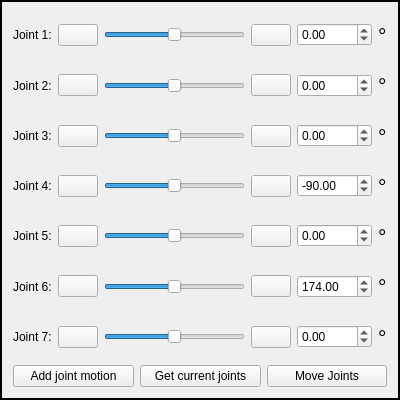
   <widget class="QFrame" name="frame_4">
    <property name="geometry">
     <rect>
      <x>730</x>
      <y>140</y>
      <width>400</width>
      <height>400</height>
     </rect>
    </property>
    <property name="sizePolicy">
     <sizepolicy hsizetype="Fixed" vsizetype="Fixed">
      <horstretch>0</horstretch>
      <verstretch>0</verstretch>
     </sizepolicy>
    </property>
    <property name="minimumSize">
     <size>
      <width>400</width>
      <height>400</height>
     </size>
    </property>
    <property name="maximumSize">
     <size>
      <width>400</width>
      <height>400</height>
     </size>
    </property>
    <property name="frameShape">
     <enum>QFrame::Box</enum>
    </property>
    <property name="lineWidth">
     <number>2</number>
    </property>
    <layout class="QVBoxLayout" name="verticalLayout_9">
     <item>
      <layout class="QHBoxLayout" name="horizontalLayout_15">
       <property name="leftMargin">
        <number>0</number>
       </property>
       <property name="rightMargin">
        <number>0</number>
       </property>
       <item>
        <widget class="QLabel" name="label_24">
         <property name="text">
          <string>Joint 1:</string>
         </property>
        </widget>
       </item>
       <item>
        <widget class="QPushButton" name="buttonLeft_1">
         <property name="text">
          <string/>
         </property>
         <property name="icon">
          <iconset resource="Resources.qrc">
           <normaloff>:/images/arrow_left.png</normaloff>:/images/arrow_left.png</iconset>
         </property>
        </widget>
       </item>
       <item>
        <widget class="QSlider" name="slider_1">
         <property name="minimum">
          <number>-16600</number>
         </property>
         <property name="maximum">
          <number>16600</number>
         </property>
         <property name="orientation">
          <enum>Qt::Horizontal</enum>
         </property>
        </widget>
       </item>
       <item>
        <widget class="QPushButton" name="buttonRight_1">
         <property name="text">
          <string/>
         </property>
         <property name="icon">
          <iconset resource="Resources.qrc">
           <normaloff>:/images/arrow_right.png</normaloff>:/images/arrow_right.png</iconset>
         </property>
        </widget>
       </item>
       <item>
        <widget class="QDoubleSpinBox" name="spinBox_1">
         <property name="sizePolicy">
          <sizepolicy hsizetype="Fixed" vsizetype="Fixed">
           <horstretch>0</horstretch>
           <verstretch>0</verstretch>
          </sizepolicy>
         </property>
         <property name="minimumSize">
          <size>
           <width>75</width>
           <height>0</height>
          </size>
         </property>
         <property name="maximumSize">
          <size>
           <width>75</width>
           <height>16777215</height>
          </size>
         </property>
         <property name="minimum">
          <double>-166.000000000000000</double>
         </property>
         <property name="maximum">
          <double>166.000000000000000</double>
         </property>
         <property name="singleStep">
          <double>0.010000000000000</double>
         </property>
        </widget>
       </item>
       <item>
        <widget class="QLabel" name="label_25">
         <property name="font">
          <font>
           <pointsize>16</pointsize>
          </font>
         </property>
         <property name="text">
          <string>°</string>
         </property>
        </widget>
       </item>
      </layout>
     </item>
     <item>
      <layout class="QHBoxLayout" name="horizontalLayout_16">
       <property name="leftMargin">
        <number>0</number>
       </property>
       <property name="rightMargin">
        <number>0</number>
       </property>
       <item>
        <widget class="QLabel" name="label_26">
         <property name="text">
          <string>Joint 2:</string>
         </property>
        </widget>
       </item>
       <item>
        <widget class="QPushButton" name="buttonLeft_2">
         <property name="text">
          <string/>
         </property>
         <property name="icon">
          <iconset resource="Resources.qrc">
           <normaloff>:/images/arrow_left.png</normaloff>:/images/arrow_left.png</iconset>
         </property>
        </widget>
       </item>
       <item>
        <widget class="QSlider" name="slider_2">
         <property name="minimum">
          <number>-10100</number>
         </property>
         <property name="maximum">
          <number>10100</number>
         </property>
         <property name="orientation">
          <enum>Qt::Horizontal</enum>
         </property>
        </widget>
       </item>
       <item>
        <widget class="QPushButton" name="buttonRight_2">
         <property name="text">
          <string/>
         </property>
         <property name="icon">
          <iconset resource="Resources.qrc">
           <normaloff>:/images/arrow_right.png</normaloff>:/images/arrow_right.png</iconset>
         </property>
        </widget>
       </item>
       <item>
        <widget class="QDoubleSpinBox" name="spinBox_2">
         <property name="sizePolicy">
          <sizepolicy hsizetype="Fixed" vsizetype="Fixed">
           <horstretch>0</horstretch>
           <verstretch>0</verstretch>
          </sizepolicy>
         </property>
         <property name="minimumSize">
          <size>
           <width>75</width>
           <height>0</height>
          </size>
         </property>
         <property name="maximumSize">
          <size>
           <width>75</width>
           <height>16777215</height>
          </size>
         </property>
         <property name="minimum">
          <double>-101.000000000000000</double>
         </property>
         <property name="maximum">
          <double>101.000000000000000</double>
         </property>
         <property name="singleStep">
          <double>0.010000000000000</double>
         </property>
        </widget>
       </item>
       <item>
        <widget class="QLabel" name="label_27">
         <property name="font">
          <font>
           <pointsize>16</pointsize>
          </font>
         </property>
         <property name="text">
          <string>°</string>
         </property>
        </widget>
       </item>
      </layout>
     </item>
     <item>
      <layout class="QHBoxLayout" name="horizontalLayout_17">
       <property name="leftMargin">
        <number>0</number>
       </property>
       <property name="rightMargin">
        <number>0</number>
       </property>
       <item>
        <widget class="QLabel" name="label_28">
         <property name="text">
          <string>Joint 3:</string>
         </property>
        </widget>
       </item>
       <item>
        <widget class="QPushButton" name="buttonLeft_3">
         <property name="text">
          <string/>
         </property>
         <property name="icon">
          <iconset resource="Resources.qrc">
           <normaloff>:/images/arrow_left.png</normaloff>:/images/arrow_left.png</iconset>
         </property>
        </widget>
       </item>
       <item>
        <widget class="QSlider" name="slider_3">
         <property name="minimum">
          <number>-16600</number>
         </property>
         <property name="maximum">
          <number>16600</number>
         </property>
         <property name="orientation">
          <enum>Qt::Horizontal</enum>
         </property>
        </widget>
       </item>
       <item>
        <widget class="QPushButton" name="buttonRight_3">
         <property name="text">
          <string/>
         </property>
         <property name="icon">
          <iconset resource="Resources.qrc">
           <normaloff>:/images/arrow_right.png</normaloff>:/images/arrow_right.png</iconset>
         </property>
        </widget>
       </item>
       <item>
        <widget class="QDoubleSpinBox" name="spinBox_3">
         <property name="sizePolicy">
          <sizepolicy hsizetype="Fixed" vsizetype="Fixed">
           <horstretch>0</horstretch>
           <verstretch>0</verstretch>
          </sizepolicy>
         </property>
         <property name="minimumSize">
          <size>
           <width>75</width>
           <height>0</height>
          </size>
         </property>
         <property name="maximumSize">
          <size>
           <width>75</width>
           <height>16777215</height>
          </size>
         </property>
         <property name="minimum">
          <double>-166.000000000000000</double>
         </property>
         <property name="maximum">
          <double>166.000000000000000</double>
         </property>
         <property name="singleStep">
          <double>0.010000000000000</double>
         </property>
        </widget>
       </item>
       <item>
        <widget class="QLabel" name="label_29">
         <property name="font">
          <font>
           <pointsize>16</pointsize>
          </font>
         </property>
         <property name="text">
          <string>°</string>
         </property>
        </widget>
       </item>
      </layout>
     </item>
     <item>
      <layout class="QHBoxLayout" name="horizontalLayout_12">
       <property name="leftMargin">
        <number>0</number>
       </property>
       <property name="rightMargin">
        <number>0</number>
       </property>
       <item>
        <widget class="QLabel" name="label_18">
         <property name="text">
          <string>Joint 4:</string>
         </property>
        </widget>
       </item>
       <item>
        <widget class="QPushButton" name="buttonLeft_4">
         <property name="text">
          <string/>
         </property>
         <property name="icon">
          <iconset resource="Resources.qrc">
           <normaloff>:/images/arrow_left.png</normaloff>:/images/arrow_left.png</iconset>
         </property>
        </widget>
       </item>
       <item>
        <widget class="QSlider" name="slider_4">
         <property name="minimum">
          <number>-17600</number>
         </property>
         <property name="maximum">
          <number>-400</number>
         </property>
         <property name="sliderPosition">
          <number>-9000</number>
         </property>
         <property name="orientation">
          <enum>Qt::Horizontal</enum>
         </property>
        </widget>
       </item>
       <item>
        <widget class="QPushButton" name="buttonRight_4">
         <property name="text">
          <string/>
         </property>
         <property name="icon">
          <iconset resource="Resources.qrc">
           <normaloff>:/images/arrow_right.png</normaloff>:/images/arrow_right.png</iconset>
         </property>
        </widget>
       </item>
       <item>
        <widget class="QDoubleSpinBox" name="spinBox_4">
         <property name="sizePolicy">
          <sizepolicy hsizetype="Fixed" vsizetype="Fixed">
           <horstretch>0</horstretch>
           <verstretch>0</verstretch>
          </sizepolicy>
         </property>
         <property name="minimumSize">
          <size>
           <width>75</width>
           <height>0</height>
          </size>
         </property>
         <property name="maximumSize">
          <size>
           <width>75</width>
           <height>16777215</height>
          </size>
         </property>
         <property name="minimum">
          <double>-176.000000000000000</double>
         </property>
         <property name="maximum">
          <double>-4.000000000000000</double>
         </property>
         <property name="singleStep">
          <double>0.010000000000000</double>
         </property>
         <property name="value">
          <double>-90.000000000000000</double>
         </property>
        </widget>
       </item>
       <item>
        <widget class="QLabel" name="label_19">
         <property name="font">
          <font>
           <pointsize>16</pointsize>
          </font>
         </property>
         <property name="text">
          <string>°</string>
         </property>
        </widget>
       </item>
      </layout>
     </item>
     <item>
      <layout class="QHBoxLayout" name="horizontalLayout_13">
       <property name="leftMargin">
        <number>0</number>
       </property>
       <property name="rightMargin">
        <number>0</number>
       </property>
       <item>
        <widget class="QLabel" name="label_20">
         <property name="text">
          <string>Joint 5:</string>
         </property>
        </widget>
       </item>
       <item>
        <widget class="QPushButton" name="buttonLeft_5">
         <property name="text">
          <string/>
         </property>
         <property name="icon">
          <iconset resource="Resources.qrc">
           <normaloff>:/images/arrow_left.png</normaloff>:/images/arrow_left.png</iconset>
         </property>
        </widget>
       </item>
       <item>
        <widget class="QSlider" name="slider_5">
         <property name="minimum">
          <number>-16600</number>
         </property>
         <property name="maximum">
          <number>16600</number>
         </property>
         <property name="orientation">
          <enum>Qt::Horizontal</enum>
         </property>
        </widget>
       </item>
       <item>
        <widget class="QPushButton" name="buttonRight_5">
         <property name="text">
          <string/>
         </property>
         <property name="icon">
          <iconset resource="Resources.qrc">
           <normaloff>:/images/arrow_right.png</normaloff>:/images/arrow_right.png</iconset>
         </property>
        </widget>
       </item>
       <item>
        <widget class="QDoubleSpinBox" name="spinBox_5">
         <property name="sizePolicy">
          <sizepolicy hsizetype="Fixed" vsizetype="Fixed">
           <horstretch>0</horstretch>
           <verstretch>0</verstretch>
          </sizepolicy>
         </property>
         <property name="minimumSize">
          <size>
           <width>75</width>
           <height>0</height>
          </size>
         </property>
         <property name="maximumSize">
          <size>
           <width>75</width>
           <height>16777215</height>
          </size>
         </property>
         <property name="minimum">
          <double>-166.000000000000000</double>
         </property>
         <property name="maximum">
          <double>166.000000000000000</double>
         </property>
         <property name="singleStep">
          <double>0.010000000000000</double>
         </property>
        </widget>
       </item>
       <item>
        <widget class="QLabel" name="label_21">
         <property name="font">
          <font>
           <pointsize>16</pointsize>
          </font>
         </property>
         <property name="text">
          <string>°</string>
         </property>
        </widget>
       </item>
      </layout>
     </item>
     <item>
      <layout class="QHBoxLayout" name="horizontalLayout_14">
       <property name="leftMargin">
        <number>0</number>
       </property>
       <property name="rightMargin">
        <number>0</number>
       </property>
       <item>
        <widget class="QLabel" name="label_22">
         <property name="text">
          <string>Joint 6:</string>
         </property>
        </widget>
       </item>
       <item>
        <widget class="QPushButton" name="buttonLeft_6">
         <property name="text">
          <string/>
         </property>
         <property name="icon">
          <iconset resource="Resources.qrc">
           <normaloff>:/images/arrow_left.png</normaloff>:/images/arrow_left.png</iconset>
         </property>
        </widget>
       </item>
       <item>
        <widget class="QSlider" name="slider_6">
         <property name="minimum">
          <number>-100</number>
         </property>
         <property name="maximum">
          <number>21500</number>
         </property>
         <property name="value">
          <number>10700</number>
         </property>
         <property name="orientation">
          <enum>Qt::Horizontal</enum>
         </property>
        </widget>
       </item>
       <item>
        <widget class="QPushButton" name="buttonRight_6">
         <property name="text">
          <string/>
         </property>
         <property name="icon">
          <iconset resource="Resources.qrc">
           <normaloff>:/images/arrow_right.png</normaloff>:/images/arrow_right.png</iconset>
         </property>
        </widget>
       </item>
       <item>
        <widget class="QDoubleSpinBox" name="spinBox_6">
         <property name="sizePolicy">
          <sizepolicy hsizetype="Fixed" vsizetype="Fixed">
           <horstretch>0</horstretch>
           <verstretch>0</verstretch>
          </sizepolicy>
         </property>
         <property name="minimumSize">
          <size>
           <width>75</width>
           <height>0</height>
          </size>
         </property>
         <property name="maximumSize">
          <size>
           <width>75</width>
           <height>16777215</height>
          </size>
         </property>
         <property name="minimum">
          <double>-1.000000000000000</double>
         </property>
         <property name="maximum">
          <double>215.000000000000000</double>
         </property>
         <property name="singleStep">
          <double>0.010000000000000</double>
         </property>
         <property name="value">
          <double>174.000000000000000</double>
         </property>
        </widget>
       </item>
       <item>
        <widget class="QLabel" name="label_23">
         <property name="font">
          <font>
           <pointsize>16</pointsize>
          </font>
         </property>
         <property name="text">
          <string>°</string>
         </property>
        </widget>
       </item>
      </layout>
     </item>
     <item>
      <layout class="QHBoxLayout" name="horizontalLayout_18">
       <property name="leftMargin">
        <number>0</number>
       </property>
       <property name="rightMargin">
        <number>0</number>
       </property>
       <item>
        <widget class="QLabel" name="label_30">
         <property name="text">
          <string>Joint 7:</string>
         </property>
        </widget>
       </item>
       <item>
        <widget class="QPushButton" name="buttonLeft_7">
         <property name="text">
          <string/>
         </property>
         <property name="icon">
          <iconset resource="Resources.qrc">
           <normaloff>:/images/arrow_left.png</normaloff>:/images/arrow_left.png</iconset>
         </property>
        </widget>
       </item>
       <item>
        <widget class="QSlider" name="slider_7">
         <property name="minimum">
          <number>-16600</number>
         </property>
         <property name="maximum">
          <number>16600</number>
         </property>
         <property name="orientation">
          <enum>Qt::Horizontal</enum>
         </property>
        </widget>
       </item>
       <item>
        <widget class="QPushButton" name="buttonRight_7">
         <property name="text">
          <string/>
         </property>
         <property name="icon">
          <iconset resource="Resources.qrc">
           <normaloff>:/images/arrow_right.png</normaloff>:/images/arrow_right.png</iconset>
         </property>
        </widget>
       </item>
       <item>
        <widget class="QDoubleSpinBox" name="spinBox_7">
         <property name="sizePolicy">
          <sizepolicy hsizetype="Fixed" vsizetype="Fixed">
           <horstretch>0</horstretch>
           <verstretch>0</verstretch>
          </sizepolicy>
         </property>
         <property name="minimumSize">
          <size>
           <width>75</width>
           <height>0</height>
          </size>
         </property>
         <property name="maximumSize">
          <size>
           <width>75</width>
           <height>16777215</height>
          </size>
         </property>
         <property name="minimum">
          <double>-166.000000000000000</double>
         </property>
         <property name="maximum">
          <double>166.000000000000000</double>
         </property>
         <property name="singleStep">
          <double>0.010000000000000</double>
         </property>
        </widget>
       </item>
       <item>
        <widget class="QLabel" name="label_31">
         <property name="font">
          <font>
           <pointsize>16</pointsize>
          </font>
         </property>
         <property name="text">
          <string>°</string>
         </property>
        </widget>
       </item>
      </layout>
     </item>
     <item>
      <layout class="QHBoxLayout" name="horizontalLayout_20">
       <item>
        <widget class="QPushButton" name="buttonAddJointMotion">
         <property name="text">
          <string>Add joint motion</string>
         </property>
        </widget>
       </item>
       <item>
        <widget class="QPushButton" name="buttonGetJoints">
         <property name="text">
          <string>Get current joints</string>
         </property>
        </widget>
       </item>
       <item>
        <widget class="QPushButton" name="buttonMoveJoints">
         <property name="sizePolicy">
          <sizepolicy hsizetype="Fixed" vsizetype="Fixed">
           <horstretch>0</horstretch>
           <verstretch>0</verstretch>
          </sizepolicy>
         </property>
         <property name="minimumSize">
          <size>
           <width>120</width>
           <height>0</height>
          </size>
         </property>
         <property name="maximumSize">
          <size>
           <width>120</width>
           <height>16777215</height>
          </size>
         </property>
         <property name="text">
          <string>Move Joints</string>
         </property>
        </widget>
       </item>
      </layout>
     </item>
    </layout>
   </widget>
